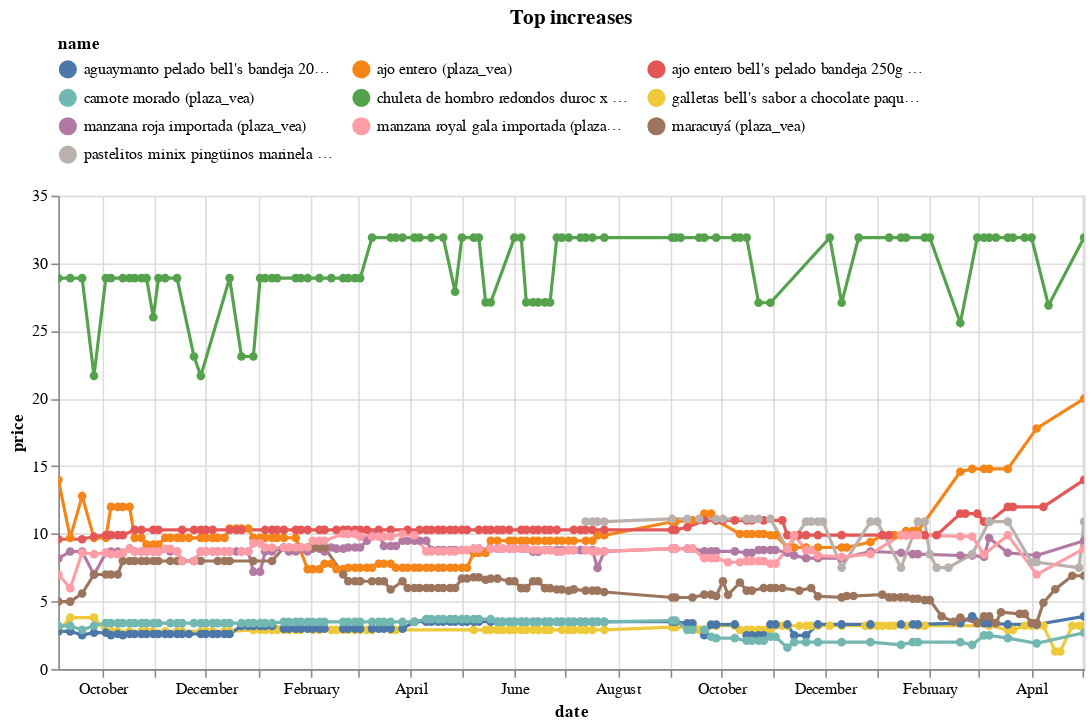

The code cell stored with this chart in its notebook:
### Code cell
(top_changes
 .sort_values('change')
 .tail(10)
 .pipe(plot_changes, 'Top increases')
)

### Figure 1 — Vega-Lite specification as saved in the notebook (floating-point values rounded to 4 significant figures; data arrays with more than 128 entries replaced by an {"elided": "..."} marker saying what was removed)
{"config": {"view": {"continuousWidth": 300, "continuousHeight": 300}, "legend": {"columns": 3, "orient": "top"}}, "data": {"name": "data-6b28979b62a2e09e0dde8d2143083fee"}, "mark": {"type": "line", "point": true}, "encoding": {"color": {"field": "name", "scale": {"domain": ["aguaymanto pelado bell's bandeja 200g (plaza_vea)", "ajo entero (plaza_vea)", "ajo entero bell's pelado bandeja 250g (plaza_vea)", "camote morado (plaza_vea)", "chuleta de hombro redondos duroc x kg (plaza_vea)", "galletas bell's sabor a chocolate paquete 6un (plaza_vea)", "manzana roja importada (plaza_vea)", "manzana royal gala importada (plaza_vea)", "maracuyá (plaza_vea)", "pastelitos minix pingüinos marinela cook & cream bolsa 10un (plaza_vea)"]}, "type": "nominal"}, "tooltip": [{"field": "name", "type": "nominal"}, {"field": "price", "type": "quantitative"}, {"field": "last_price", "type": "quantitative"}], "x": {"field": "date", "type": "temporal"}, "y": {"field": "price", "type": "quantitative"}}, "params": [{"name": "param_5", "select": {"type": "point", "fields": ["name"]}, "bind": "legend"}, {"name": "param_6", "select": {"type": "interval", "encodings": ["x", "y"]}, "bind": "scales"}], "title": "Top increases", "transform": [{"filter": {"param": "param_5"}}], "width": 650, "$schema": "https://vega.github.io/schema/vega-lite/v5.17.0.json", "datasets": {"data-6b28979b62a2e09e0dde8d2143083fee": {"elided": "999 records"}}}
